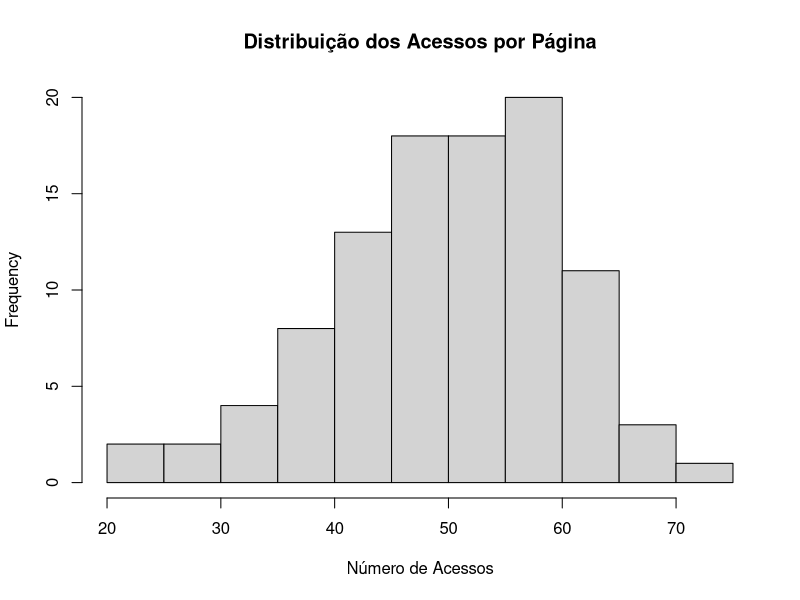

Reproduce this figure in R.
set.seed(42)  # Definir uma seed para reprodutibilidade

num_pages <- 100          # Número de páginas
mean_accesses <- 50       # Média de acessos por página
sd_accesses <- 10         # Desvio padrão dos acessos

accesses_per_page <- round(rnorm(num_pages, mean = mean_accesses, sd = sd_accesses))

accesses_per_page <- ifelse(accesses_per_page < 1, 1, accesses_per_page)

# Exibir distribuição dos acessos por página
accesses_per_page

# Exibir histograma para visualização
hist(accesses_per_page, main="Distribuição dos Acessos por Página", xlab="Número de Acessos")

